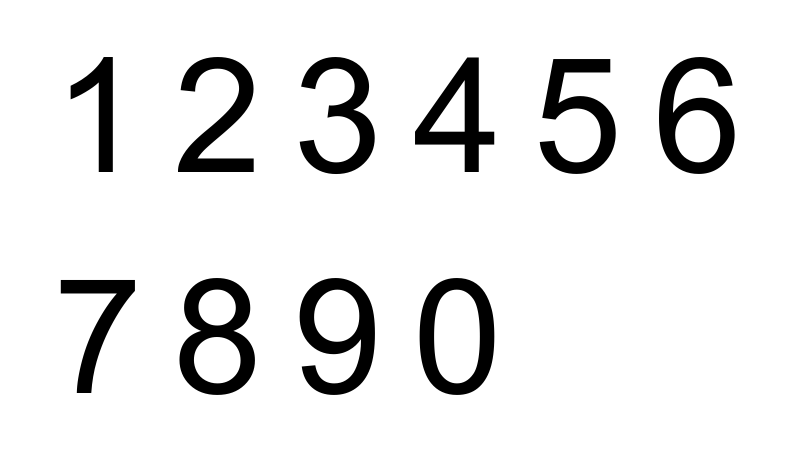
#> input picture assets/digits.png, 795 x 459 px
$ python digits_train.py
#> lines starting #> are read from the running program, lines starting #| are printed output that depends on the picture; after the words box and inside, x2 and y2 are one past the last pixel; in counts of white or black regions, pixels touching at a corner belong together
import cv2
import numpy as np
import imutils
from imutils import contours

cv2.namedWindow("norm",cv2.WINDOW_NORMAL)

img = cv2.imread("assets/digits.png")
#> img is the input picture: shape (459, 795, 3); min 0, max 255, mean 231.3

gray = cv2.cvtColor(img, cv2.COLOR_BGR2GRAY)

canny = cv2.Canny(gray,100,220)
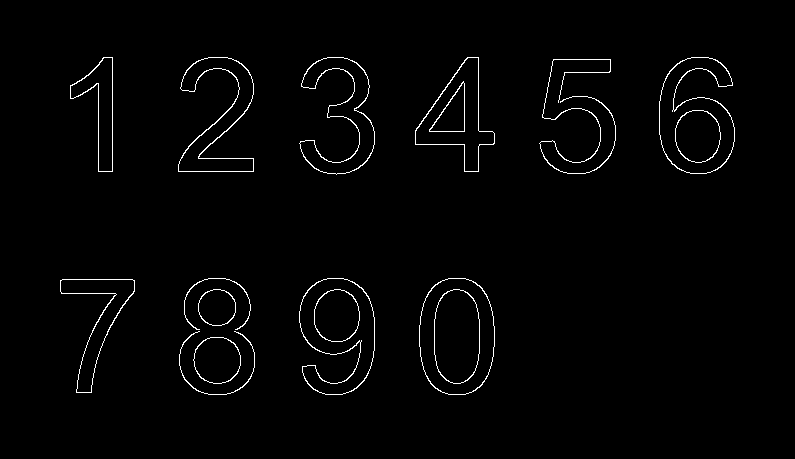
#> canny: shape (459, 795); 1.6% white in thin lines or dots, all inside (x1, y1, x2, y2) = (60, 57, 735, 395)
canny = cv2.dilate(canny, None, iterations=1)
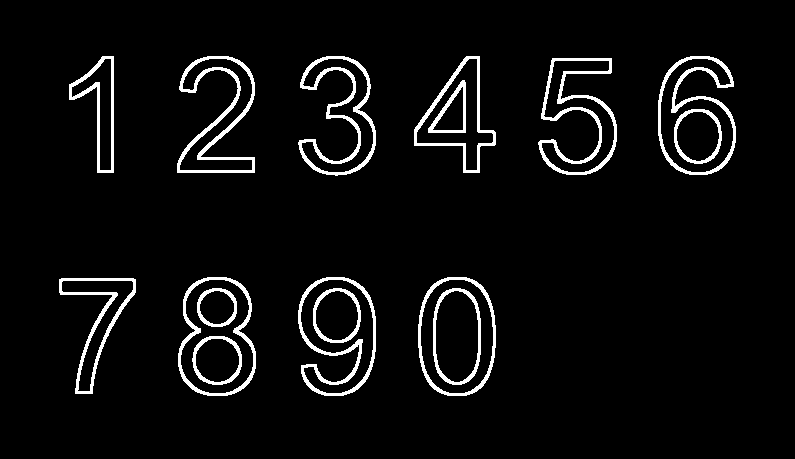
#> canny: shape (459, 795); 5% white; 16 white regions, largest, box (x1, y1, x2, y2) and area: (538, 58, 617, 175) 1967, (298, 56, 376, 176) 1940, (177, 56, 255, 173) 1921
canny = cv2.erode(canny, None, iterations=1)
cnts = cv2.findContours(canny.copy(), cv2.RETR_EXTERNAL,cv2.CHAIN_APPROX_SIMPLE)
#> cnts = 10 contours; largest, box (x1, y1, x2, y2) and area: (419, 278, 495, 395) 7287, (179, 278, 255, 395) 6936, (659, 57, 735, 174) 5924, (299, 278, 375, 395) 5898, (415, 57, 495, 172) 4190
cnts = imutils.grab_contours(cnts)

cnts,_ = contours.sort_contours(cnts)
out = img.copy()

labels = [0,9,8,7,6,5,4,3,2,1]

results =[]
datas = np.empty((0,100))
index=0

keys = [i for i in range(48,58)]

col = [(0,255,0), (0,0,255), (255,0,0)]

for (i,c) in enumerate(cnts):
    x,y,w,h = cv2.boundingRect(c)
    out = cv2.rectangle(out,(x,y),(x+w,y+h),col[i%3],2)
    roi = gray[y:y+h,x:x+w]
    roismall = cv2.resize(roi,(10,10))
    cv2.imshow('norm',out)
    key = cv2.waitKey(0)
    if key in keys:
        print(int(chr(key)))
        results.append(labels[int(chr(key))])
        data = roismall.reshape((1,100))
        datas = np.append(datas,data,0)
    elif key==27:
        break
#> this loop made 1 pass; (key Esc is pressed on pass 1)
#> (x, y, w, h) on pass 1: (60, 279, 75, 114)
#> pass 1, `out = cv2.rectangle(out,(x,y),(x+w,y+h),col[i%3],2)`:
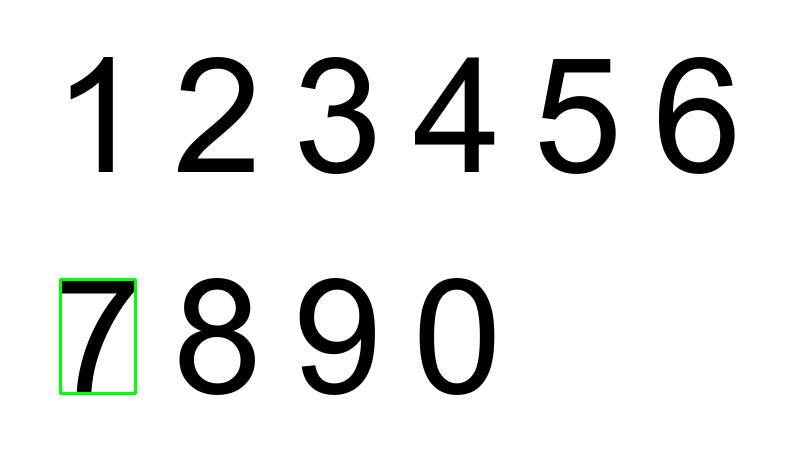
#> out: shape (459, 795, 3); 0.31% of pixels changed, all inside (x1, y1, x2, y2) = (59, 278, 137, 395)
#> pass 1, `roi = gray[y:y+h,x:x+w]`:
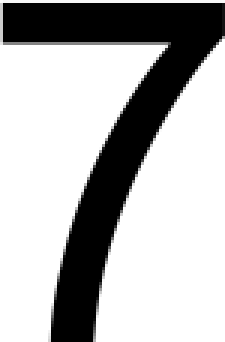
#> roi: shape (114, 75) (shown 3 times larger); min 0, max 255, mean 180
#> after the loop, results = []


results = np.array(results,np.float32)
#> results = empty array
results = results.reshape((results.size,1))

cv2.imshow("norm",out)
cv2.waitKey(0)
np.savetxt('assets/digit_label.data',results)
np.savetxt('assets/digits.data',datas)
